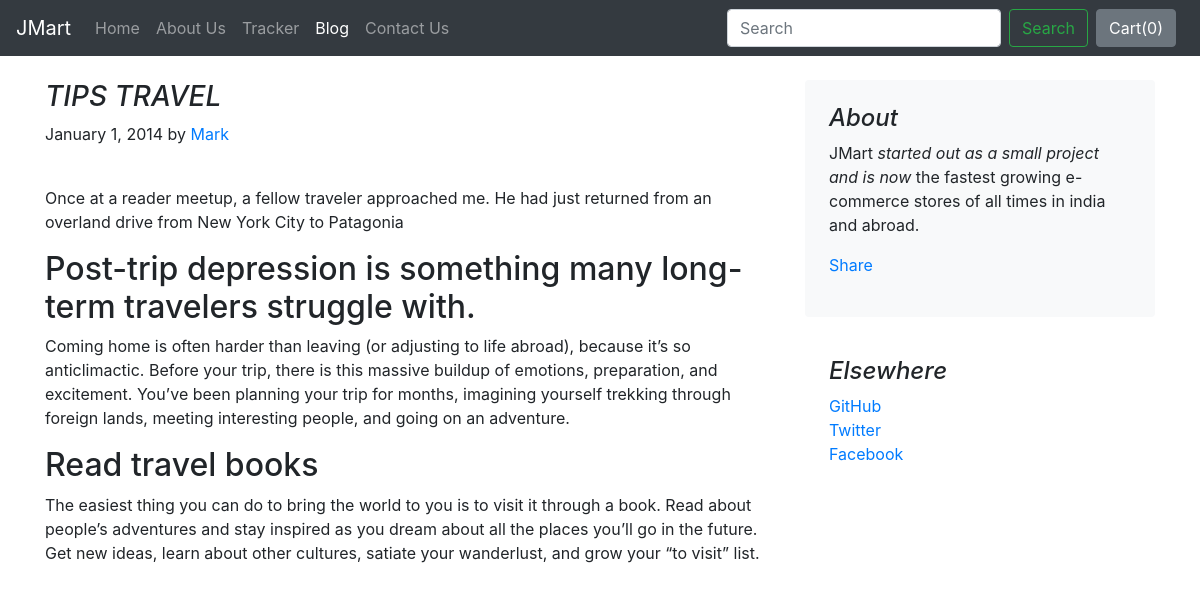
The app's page /blog/blogpost/3 with its own data.
### blog/models.py (models this page shows)
class Blogpost(models.Model):
    post_id = models.AutoField(primary_key=True)
    title = models.CharField(max_length=50)
    head0 = models.CharField(max_length=500, default="")
    chead0 = models.CharField(max_length=5000, default="")
    head1 = models.CharField(max_length=500, default="")
    chead1 = models.CharField(max_length=5000, default="")
    head2 = models.CharField(max_length=500, default="")
    chead2 = models.CharField(max_length=5000, default="")
    pub_date = models.DateField()
    thumbnail = models.ImageField(upload_to='shop/images', default="")
    def __str__(self):
        return self.title

### blog/views.py (the view)
# urls.py: path("blogpost/<int:id>", views.blogpost, name="blogHome")
def blogpost(request, id):
    post = Blogpost.objects.filter(post_id = id)[0]
    print(post)
    return render(request, 'blog/blogpost.html',
                  {'post':post})

### blog/templates/blog/blogpost.html (shortened to what this page needs)
{% extends 'blog/basic.html' %}
{% block body %}
<div class="container">
    <div class="row mt-4">
        <div class="col-md-8 blog-main">
            <h3 class="font-italic">
                {{post.title}}
            </h3>
            <div class="blog-post">
                <p class="blog-post-meta">January 1, 2014 by <a href="#">Mark</a></p>
                <div class="fb-like" data-href="http://127.0.0.1:8000/blog/blogpost/{{post.post_id}}" data-layout="standard" data-action="like" data-size="large" data-show-faces="false" data-share="true"></div><br>
                <p>{{post.chead0}}</p>
                <h2>{{post.head1}}</h2>
                <p>{{post.chead1}}</p>
                <h2>{{post.head2}}</h2>
                <p>{{post.chead2}}</p>
            </div>
        </div>
        <aside class="col-md-4 blog-sidebar">
            <div class="p-4 mb-3 bg-light rounded">
                <h4 class="font-italic">About</h4>
                <p class="mb-0">JMart <em>started out as a small project and is now</em> the fastest growing e-commerce stores of all times in india and abroad.</p>
                <div class="my-3 fb-share-button" data-href="http://127.0.0.1:8000/blog/blogpost/{{post.post_id}}" data-layout="button_count" data-size="large"><a target="_blank" href="https://www.facebook.com/sharer/sharer.php?u=http%3A%2F%2F127.0.0.1%3A8000%2Fblog%2Fblogpost%2F4&amp;src=sdkpreparse" class="fb-xfbml-parse-ignore">Share</a></div>
            </div>
            <div class="p-4">
                <h4 class="font-italic">Elsewhere</h4>
                <ol class="list-unstyled">
                    <li><a href="#">GitHub</a></li>
                    <li><a href="#">Twitter</a></li>
                    <li><a href="#">Facebook</a></li>
                </ol>
            </div>
        </aside>
    </div>
</div>
{% endblock %}

### records on screen
Blogpost: title "TIPS TRAVEL", chead0 "Once at a reader meetup, a fellow traveler approached me. He had just returned from an overland drive from New York City to Patagonia", head1 "Post-trip depression is something many long-term travelers struggle with.", chead1 "Coming home is often harder than leaving (or adjusting to life abroad), because it’s so anticlimactic. Before your trip, there is this massive buildup of emotions, preparation, and excitement. You’ve been planning your trip for months, imagining yourself trekking through foreign lands, meeting interesting people, and going on an adventure.", head2 "Read travel books", chead2 "The easiest thing you can do to bring the world to you is to visit it through a book. Read about people’s adventures and stay inspired as you dream about all the places you’ll go in the future. Get new ideas, learn about other cultures, satiate your wanderlust, and grow your “to visit” list."
